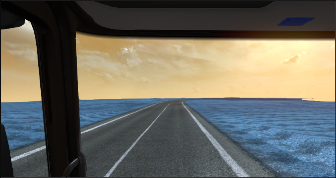
#> input picture test2.png, 336 x 178 px
$ jupyter execute --allow-errors LaneDetection.ipynb   (shell and % lines are left out)   (older library calls are emulated)
#> lines starting #> are read from the running program, lines starting #| are printed output that depends on the picture; after the words box and inside, x2 and y2 are one past the last pixel; in counts of white or black regions, pixels touching at a corner belong together
[cell 1]
import numpy as np
import cv2
import matplotlib.pyplot as plt
import pandas as pd
from typing import List

[cell 2]
import copy

def get_perspective_matrix(image):

    src = np.float32([
        [10, 160],
        [100, 125],
        [200, 125],
        [230, 160],
    ])

    # [5 lines of commented-out code are left out]

    dst = np.float32([
        [10, 160],
        [10, 125],
        [230, 125],
        [230, 160]
    ])

    # [11 lines of commented-out code are left out]

    perspective_transform_matrices = {'perspective': cv2.getPerspectiveTransform(src, dst),
    'perspective_inv': cv2.getPerspectiveTransform(dst, src)}

    return perspective_transform_matrices

[cell 3]
def top_view(perspective_matrices, front_view_image):
    img_size = (front_view_image.shape[1], front_view_image.shape[0])
    return cv2.warpPerspective(
        front_view_image,
        perspective_matrices.get('perspective'),
        img_size,
        flags=cv2.INTER_LINEAR)

# [7 lines left out: function front_view, not called in this run]

[cell 4]
def filter_by_color(top_view):
    low_threshold = np.array([100, 100, 100], dtype=np.uint8)
    high_threshold = np.array([200, 200, 200], dtype=np.uint8)

    mask = cv2.inRange(top_view, low_threshold, high_threshold)

    return cv2.bitwise_and(top_view, top_view, mask=mask)

[cell 5]
def gauss_blur(image, kernel=(15, 15)):
    return cv2.GaussianBlur(image, kernel, 0)

[cell 6]
def to_binary(image):
    image_gray = cv2.cvtColor(image, cv2.COLOR_RGB2GRAY)
    et3,threshold_image = cv2.threshold(image_gray,0,255,cv2.THRESH_BINARY+cv2.THRESH_OTSU)
    threshold_image[threshold_image > 0] = 1

    return threshold_image

[cell 7]
def morphology_transform(image):
    kernel = np.ones((3,3),np.uint8)
    result_image = cv2.morphologyEx(image, cv2.MORPH_OPEN, kernel)
    result_image = cv2.morphologyEx(result_image, cv2.MORPH_CLOSE, kernel)

    return result_image

[cell 8]
def get_extreme_points_by_hist(histogram):
    binary = histogram > 0
    indexes = np.argwhere(binary == True)

    if indexes.shape[0] == 0:
        return np.array([])

    i = 0
    idx_list = []
    prev_idx = indexes[0]

    while i < indexes.size - 1:
        if (indexes[i+1] - indexes[i] != 1):
            idx_list.append([prev_idx[0], indexes[i]])
            prev_idx = indexes[i+1]
        i += 1
    idx_list.append([prev_idx, indexes[indexes.size-1]])
    idx_list = np.asarray(idx_list)
    points = ((idx_list[:,0] + idx_list[:,1]) / 2).astype(np.int)

    return points

# [18 lines left out: function filter_extreme_points, not called in this run]

[cell 9]
class Rectangle:
    def __init__(self, point1, point2):
        self.point1 = point1
        self.point2 = point2

class Point:
    def __init__(self,x_init,y_init):
        self.x = x_init
        self.y = y_init

class Line:
    x_points: List[int] = []
    y_points: List[int] = []
    points: List[int] = []
    fit_variable = None

    # [6 lines left out: function fit, not called in this run]

[cell 10]
def get_lines(result_image):
    j = 0
    margin = int(result_image.shape[0] / 12)

    nonzero = result_image.nonzero()
    nonzeroy = np.array(nonzero[0])
    nonzerox = np.array(nonzero[1])

    lines = np.array([Line(), Line(), Line()])
    line_points = []
    for j in range(12):
        histogram = np.sum(result_image[j*margin:margin*(j+1), :], axis = 0)
        extreme_points = get_extreme_points_by_hist(histogram)

        if extreme_points.shape[0] == 3:
            points = filter_extreme_points(extreme_points)
            temp_points = []
            for i in range(len(points)):
                x_low_right = points[i] + 10
                x_high_left = points[i] - 10
                y_low_right = j*margin
                y_high_left = (j+1)*margin

                filtered_points = ((nonzerox < x_low_right) & (nonzerox >= x_high_left) &
                                  (nonzeroy >= y_low_right) & (nonzeroy < y_high_left)).nonzero()[0]

                lines[i].points.append(filtered_points)

                point1 = Point(x_high_left, y_high_left)
                point2 = Point(x_low_right, y_low_right)
                temp_points.append(Rectangle(point1, point2))
            line_points.append(np.asarray(temp_points))

    return line_points, lines

[cell 11]
# [16 lines left out: function apply_lines_mask, not called in this run]

[cell 12]
def process(input_image, perspective_matrices):
    top_view_image = top_view(perspective_matrices, input_image)
    plt.imshow(top_view_image)
    plt.show()
    filtered_top_view = filter_by_color(top_view_image)
    plt.imshow(filtered_top_view)
    plt.show()
    blured_image = gauss_blur(filtered_top_view)
    bin_image = to_binary(blured_image)
    processed_image = morphology_transform(bin_image)
    line_points, lines = get_lines(processed_image)

    nonzerox = top_view_image.nonzero()[0]
    nonzeroy = top_view_image.nonzero()[1]
    ploty = np.linspace(0, top_view_image.shape[0]-1, top_view_image.shape[0])
    for line in lines:
        line.fit(nonzerox, nonzeroy)
        line_fit = line.fit_variable[0]*ploty**2 + line.fit_variable[1]*ploty + line.fit_variable[2]
        cv2.polylines(top_view_image, np.int32([np.stack((line_fit, ploty), axis=1)]), 5, (255,255,255))

    plt.imshow(top_view_image)
    plt.show()

    plt.imshow(apply_lines_mask(top_view_image, input_image, perspective_matrices, line_points))

[cell 13]
screen = cv2.imread('test2.png')
#> screen is the input picture: shape (178, 336, 3); mean B, G, R 96.4, 106, 107.1
perspective_matrices = get_perspective_matrix(screen)
#> perspective_matrices = {'perspective': [[-0.67, -1.83, 292.2], [4.94e-16, -1.97, 208.7], [3.38e-18, -0.0104, 1]], 'perspective_inv': [[0.154, -0.925, 148], [5.56e-16, -0.507, 105.7], [3.64e-18, -0.00529, 1]]}
#> (the rest of this cell did not finish here and is left out)

#> in top_view, `return cv2.warpPerspective( front_view_image, perspective_matrices.get..`:
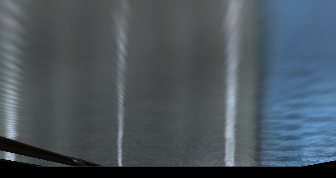
#> returned value: shape (178, 336, 3); mean of channels 0, 1, 2 93, 85.2, 74.6; drawn as B, G, R
#> in filter_by_color, `mask = cv2.inRange(top_view, low_threshold, high_threshold)`:
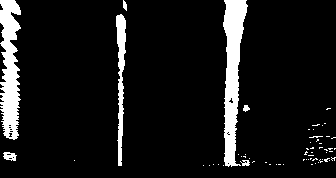
#> mask: shape (178, 336); 9.4% white; 60 white regions (53 under 20 px), largest, box (x1, y1, x2, y2) and area: (223, 0, 248, 167) 2328, (0, 0, 21, 140) 2059, (116, 14, 126, 166) 837
#> in filter_by_color, `return cv2.bitwise_and(top_view, top_view, mask=mask)`:
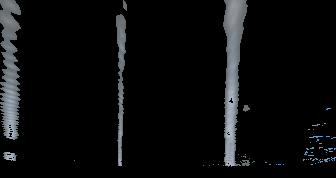
#> returned value: shape (178, 336, 3); mean of channels 0, 1, 2 12.9, 12.2, 11.3; drawn as B, G, R
#> in gauss_blur, `return cv2.GaussianBlur(image, kernel, 0)`:
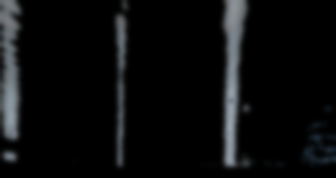
#> returned value: shape (178, 336, 3); mean of channels 0, 1, 2 13, 12.3, 11.4; drawn as B, G, R
#> in to_binary, `et3,threshold_image = cv2.threshold(image_gray,0,255,cv2.THRESH_BINARY..`:
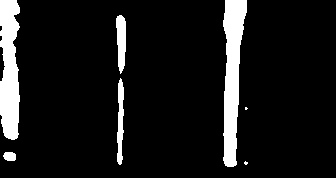
#> threshold_image: shape (178, 336); 9.7% white; 7 white regions (2 under 20 px), largest, box (x1, y1, x2, y2) and area: (223, 0, 247, 167) 2514, (0, 0, 20, 140) 2282, (116, 15, 126, 74) 449, (117, 78, 124, 165) 434, (3, 152, 16, 161) 100
#> in to_binary, `et3,threshold_image = cv2.threshold(image_gray,0,255,cv2.THRESH_BINARY..`: et3 = 53
#> in to_binary, `threshold_image[threshold_image > 0] = 1`:
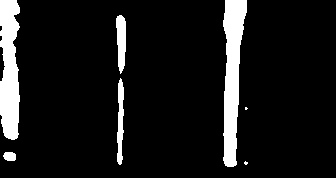
#> threshold_image: shape (178, 336); values 0 (black) and 1 (white), 9.7% white; 7 white regions (2 under 20 px), largest, box (x1, y1, x2, y2) and area: (223, 0, 247, 167) 2514, (0, 0, 20, 140) 2282, (116, 15, 126, 74) 449, (117, 78, 124, 165) 434, (3, 152, 16, 161) 100
#> in morphology_transform, `result_image = cv2.morphologyEx(image, cv2.MORPH_OPEN, kernel)`: result_image: shape (178, 336); values 0 (black) and 1 (white), 9.6% white; 5 white regions, box (x1, y1, x2, y2) and area: (223, 0, 247, 167) 2514, (0, 0, 20, 140) 2275, (116, 15, 126, 71) 444, (117, 80, 124, 164) 429, (4, 152, 16, 161) 98
#> in get_lines, `nonzero = result_image.nonzero()`: nonzero = 5773 positions, rows 0 to 166, columns 0 to 246
#> in get_lines, `nonzeroy = np.array(nonzero[0])`: nonzeroy = 5773 values from 0 to 166
#> in get_lines, `nonzerox = np.array(nonzero[1])`: nonzerox = 5773 values, max 246 at index 38, min 0 at index 0, mean 123.1
#> the loop in get_lines, `for j in range(12):` made 1 pass
#> after the loop in get_lines, `for j in range(12):`: line_points = []
